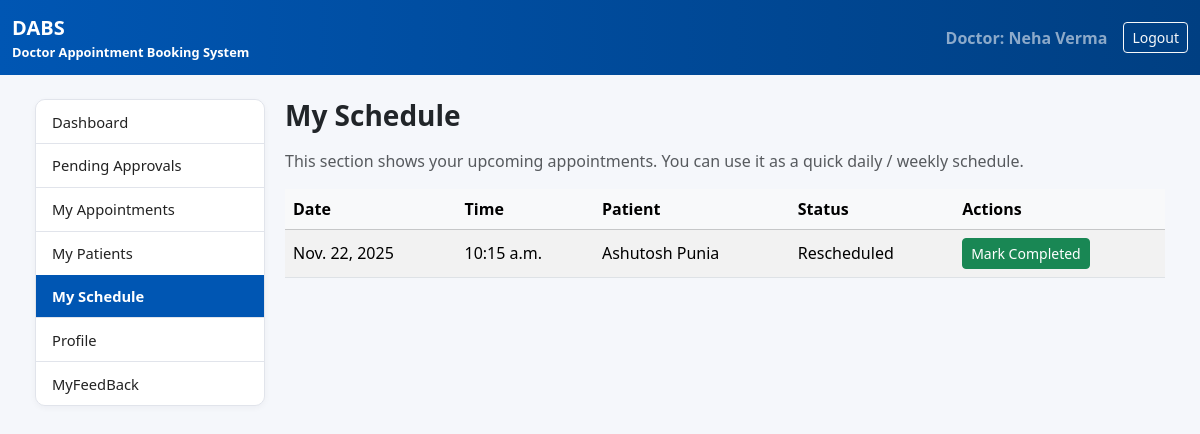
/dashboard/doctor/schedule/ (signed in), run on the app's committed database.
### booking/models.py (models this page shows, shortened)
class Appointment(models.Model):
    STATUS_CHOICES = [
        ('Pending', 'Pending'),
        ('Approved', 'Approved'),
        ('Rescheduled', 'Rescheduled'),
        ('Cancelled', 'Cancelled'),
        ('Completed', 'Completed'),
        ('Rejected', 'Rejected'),
    ]
    patient = models.ForeignKey(
        User,
        on_delete=models.CASCADE,
        related_name='patient_appointments',
    )
    doctor = models.ForeignKey(
        DoctorProfile,
        on_delete=models.CASCADE,
        related_name='doctor_appointments',
    )
    department = models.CharField(max_length=100)
    hospital = models.CharField(max_length=120)
    date = models.DateField()
    time = models.TimeField()
    symptoms = models.TextField(blank=True)
    status = models.CharField(
        max_length=20,
        choices=STATUS_CHOICES,
        default='Pending',
    )
    created_at = models.DateTimeField(auto_now_add=True)
    updated_at = models.DateTimeField(auto_now=True)

### booking/views.py (the view, shortened to what this page needs)
# urls.py: path('dashboard/doctor/schedule/', views.doctor_schedule, name='doctor_schedule'),
@login_required
def doctor_schedule(request):
    try:
        profile = DoctorProfile.objects.get(user=request.user)
    except DoctorProfile.DoesNotExist:
        return redirect("patient_dashboard")
    settings_obj, _ = SystemSetting.objects.get_or_create(pk=1)
    if not profile.slot_minutes and settings_obj.default_slot_minutes:
        profile.slot_minutes = settings_obj.default_slot_minutes
    def parse_time(value: str):
        if not value:
            return None
        try:
            return datetime.strptime(value, "%H:%M").time()
        except ValueError:
            return None
    upcoming_appointments = (
        Appointment.objects
        .filter(
            doctor=profile,
            status__in=["Approved", "Rescheduled"],
        )
        .order_by("date", "time")  # oldest first
    )
    return render(
        request,
        "booking/doctor_schedule.html",
        {
            "profile": profile,
            "upcoming_appointments": upcoming_appointments,
        },
    )

### booking/templates/booking/doctor_schedule.html (shortened to what this page needs)
{% extends "booking/doctor_base.html" %}
{% block content %}
<h3 class="fw-bold mb-3">My Schedule</h3>
<p class="text-muted">
  This section shows your upcoming appointments. You can use it as a quick daily / weekly schedule.
</p>
<div class="table-responsive">
  <table class="table table-striped align-middle">
    <thead class="table-light">
      <tr>
        <th>Date</th>
        <th>Time</th>
        <th>Patient</th>
        <th>Status</th>
        <th>Actions</th>
      </tr>
    </thead>
    <tbody>
    {% for appt in upcoming_appointments %}
      <tr>
        <td>{{ appt.date }}</td>
        <td>{{ appt.time }}</td>
        <td>{{ appt.patient.get_full_name|default:appt.patient.username }}</td>
        <td>{{ appt.status }}</td>
        <td>
          {% if appt.status == "Approved" or appt.status == "Rescheduled" %}
            <form method="post"
                  action="{% url 'doctor_mark_completed' appt.id %}"
                  onsubmit="return confirm('Mark this appointment as completed?');">
              <button type="submit" class="btn btn-sm btn-success">
                Mark Completed
              </button>
            </form>
          {% else %}
            —
          {% endif %}
        </td>
      </tr>
    {% empty %}
      <tr>
        <td colspan="5" class="text-muted">No upcoming appointments in your schedule.</td>
      </tr>
    {% endfor %}
    </tbody>
  </table>
</div>
{% endblock %}

### booking/templates/booking/doctor_base.html (shortened to what this page needs)
{% load static %}
<!DOCTYPE html>
<html lang="en">
<head>
  <link
      href="https://cdn.jsdelivr.net/npm/bootstrap@5.3.3/dist/css/bootstrap.min.css"
      rel="stylesheet"
>
  <link rel="stylesheet" href="{% static 'booking/dashboard.css' %}">
</head>
<body>
<nav class="navbar navbar-expand-lg navbar-dark dabs-topbar">
  <div class="container-fluid">
    <span class="navbar-brand">
      <strong>DABS</strong>
      <small class="d-block" style="font-size: 0.8rem;">
        Doctor Appointment Booking System
      </small>
    </span>
    <span class="navbar-text ms-auto me-3">
      Doctor:
      {{ request.user.get_full_name|default:request.user.username }}
    </span>
    <a href="{% url 'logout' %}" class="btn btn-outline-light btn-sm">
      Logout
    </a>
  </div>
</nav>
<div class="dabs-shell">
  <div class="dabs-dashboard-layout">
    <div class="dashboard-sidebar list-group">
      <a href="/dashboard/doctor/"
         class="list-group-item {% if request.path == '/dashboard/doctor/' %}active{% endif %}">
        Dashboard
      </a>
      <a href="/dashboard/doctor/approvals/"
         class="list-group-item {% if request.path == '/dashboard/doctor/approvals/' %}active{% endif %}">
        Pending Approvals
      </a>
      <a href="/dashboard/doctor/appointments/"
         class="list-group-item {% if request.path == '/dashboard/doctor/appointments/' %}active{% endif %}">
        My Appointments
      </a>
      <a href="/dashboard/doctor/patients/"
         class="list-group-item {% if request.path == '/dashboard/doctor/patients/' %}active{% endif %}">
        My Patients
      </a>
      <a href="/dashboard/doctor/schedule/"
         class="list-group-item {% if request.path == '/dashboard/doctor/schedule/' %}active{% endif %}">
        My Schedule
      </a>
     <a href="{% url 'doctor_profile' %}"
   class="list-group-item {% if request.path == '/dashboard/doctor/profile/' %}active{% endif %}">
  Profile
</a>
<a href="{% url 'feedback_list' %}"
   class="list-group-item {% if request.path == '/dashboard/doctor/feedback/' %}active{% endif %}">
  MyFeedBack
</a>
    </div>
    <main class="dashboard-main">
      {% block content %}{% endblock %}
    </main>
  </div>
</div>
</body>
</html>

### booking/static/booking/dashboard.css (style rules this page uses)
:root { --dabs-blue: #0056b3; --dabs-blue-dark: #003f82; --dabs-bg: #f5f7fb; --dabs-border: #e1e4eb; --dabs-text-main: #222; --dabs-text-muted: #6c757d; --dabs-card-shadow: 0 2px 6px rgba(15, 23, 42, 0.04); }
html, body { height: 100%; }
body { background-color: var(--dabs-bg); display: flex; flex-direction: column; min-height: 100vh; }
.dabs-shell { max-width: 1200px; margin: 0 auto; padding: 1.5rem 1rem 2.5rem; }
.dabs-topbar { background: linear-gradient(90deg, var(--dabs-blue), var(--dabs-blue-dark)); color: #fff; }
.dabs-topbar .navbar-brand, .dabs-topbar .navbar-text { font-weight: 600; }
.dabs-topbar .container, .dabs-topbar .container-fluid { max-width: 1200px; }
.dabs-dashboard-layout { display: flex; align-items: flex-start; gap: 1.25rem; }
.dashboard-sidebar { width: 230px; flex-shrink: 0; background-color: #ffffff; border-radius: 10px; border: 1px solid var(--dabs-border); box-shadow: var(--dabs-card-shadow); overflow-y: auto; align-self: flex-start !important; }
.dashboard-sidebar .list-group-item { border: 0; border-bottom: 1px solid var(--dabs-border); padding: 0.65rem 1rem; font-size: 0.92rem; color: var(--dabs-text-main); background-color: #ffffff; }
.dashboard-sidebar .list-group-item:last-child { border-bottom: none; }
.dashboard-sidebar .list-group-item.active, .dashboard-sidebar .list-group-item.active:focus, .dashboard-sidebar .list-group-item.active:hover { background-color: var(--dabs-blue); color: #ffffff; font-weight: 600; }
.dashboard-main { flex: 1; min-width: 55em; }

### data on the page
Appointment: date "Nov. 22, 2025", time "10:15 a.m.", patient.get_full_name "Ashutosh Punia", status "Rescheduled", shows "Mark Completed"

### other printed values
{{ request.user.get_full_name|default:request.user.username }} "Neha Verma"
